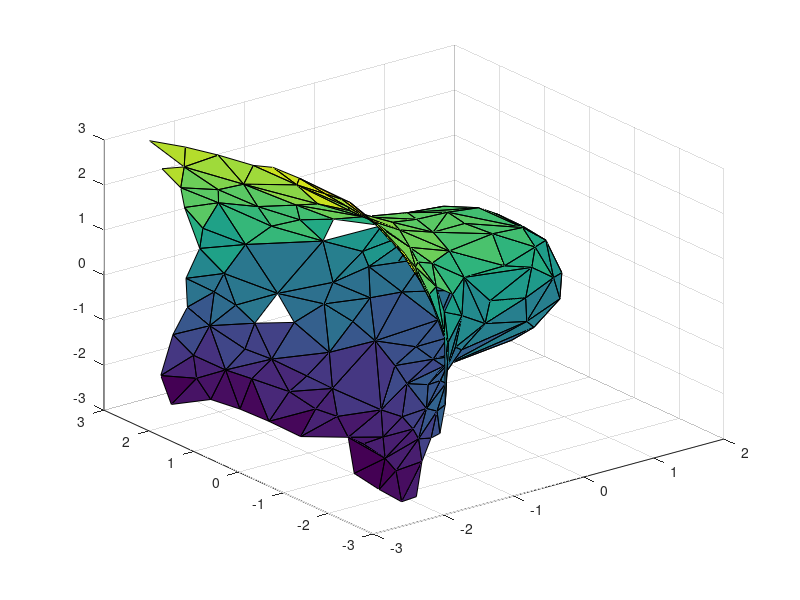

The MATLAB source for this figure:
% generate a shape for import to VNE
% create it as a levelset f(x,y,z) = 0

[xx,yy,zz] = meshgrid(-3:.125:3,-3:.125:3,-3:.125:3);

fxyz = xx.^3+yy.^2+zz.^2 - 2;

% get faces and vertices
[f,v] = isosurface(xx,yy,zz,fxyz,0.0); 
[nf,nv] = reducepatch(f,v,300);
n = isonormals(xx,yy,zz,fxyz,nv)

trisurf(nf,nv(:,1),nv(:,2),nv(:,3))

% csvwrite('faces9.dat',nf);
% csvwrite('verts9.dat',nv);
% csvwrite('norms9.dat',n);